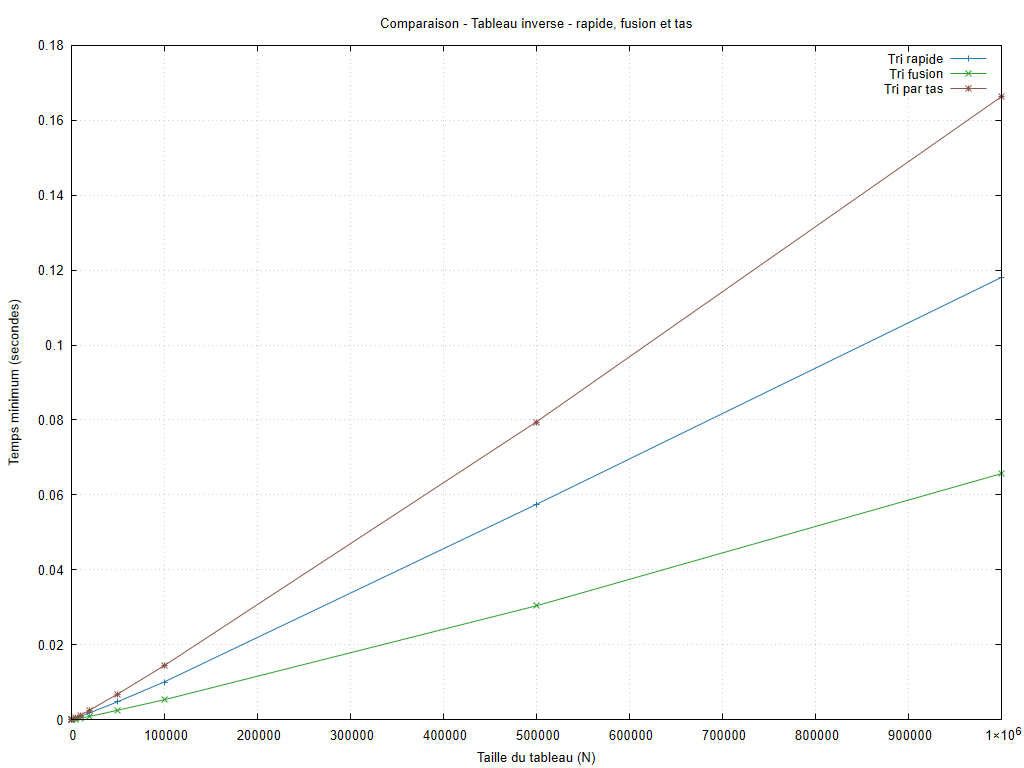

Recreate this plot in gnuplot.
set encoding utf8
set terminal pngcairo size 1024,768 font 'Arial,10'
set output 'graphiques/20261006_211417/configurations/decroissant_rapides.png'
set datafile missing 'non_mesure'
set datafile separator ';'
set title 'Comparaison - Tableau inverse - rapide, fusion et tas'
set xlabel 'Taille du tableau (N)'
set ylabel 'Temps minimum (secondes)'
set grid
set yrange [0:*]
plot 'resultats/20261006_211417/decroissant.csv' every ::1 using 1:8 title 'Tri rapide' with linespoints lc rgb '#1f77b4', 'resultats/20261006_211417/decroissant.csv' every ::1 using 1:10 title 'Tri fusion' with linespoints lc rgb '#2ca02c', 'resultats/20261006_211417/decroissant.csv' every ::1 using 1:12 title 'Tri par tas' with linespoints lc rgb '#8c564b'
unset output
